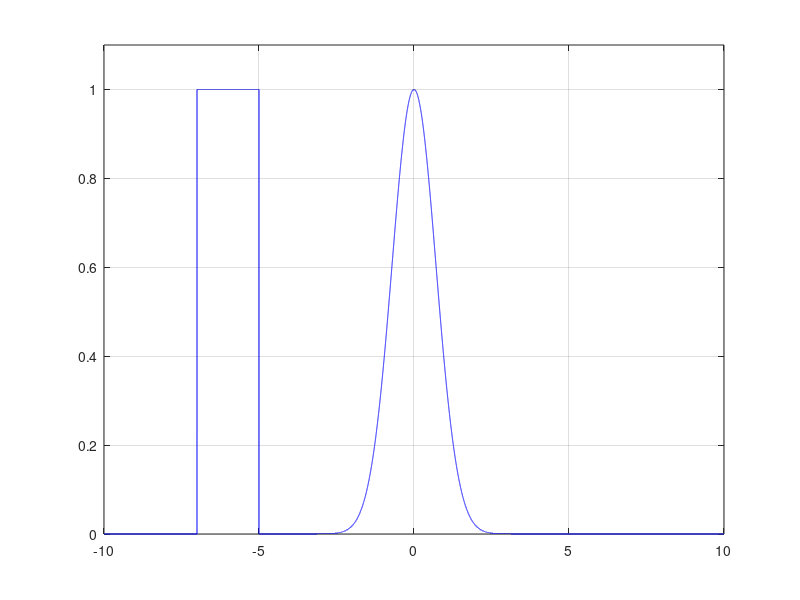

The MATLAB script that drew this image: (Note: this script raises an error after producing the figure.)
% moving_wave_vectorized_MacCormack.m

clear
close('all')

N = 50000;
u = 1;

plot_freq = 2500;
plot_switch = 1;
x_left = -10;
x_right = 10;
x_space = linspace(x_left,x_right,N);

dx = x_space(2)-x_space(1);
dt = 0.6*(dx)/u;
nu = u*dx/dt;

%Num_ts = min(1000,ceil(15/dt));
Num_ts=5000;
% set initial condition
%f = zeros(N,1);
x_space = linspace(x_left,x_right,N);

f_l = 1;
f = f_l*exp(-(x_space.*x_space));
f((x_space < -5) & (x_space > -7)) = 1;

f_tmp1 = zeros(N,1);
f_tmp = zeros(N,1);





% plot initial condition
plot(x_space,f,'-b');
axis([x_left x_right 0 1.1*f_l]);
grid on

%title('\bf{Initial Condition}');
drawnow

tic;

ind = (1:N)';
x_m = circshift(ind,1);
x_p = circshift(ind,-1);

x_m = gpuArray(x_m);
x_p = gpuArray(x_p);
f_tmp = gpuArray(f_tmp);
f = gpuArray(f);
%f_tmp1 = gpuArray(f_tmp1);

% construct my cuda kernel
k = parallel.gpu.CUDAKernel('maccormack_update.ptx','maccormack_update.cu');
% k takes arguments: f_out, f, u, dx, dt, N
TPB = 32*4;
k.ThreadBlockSize = [TPB,1,1];
k.GridSize = [ceil(N/TPB),1,1];
N = int32(N);

for ts = 1:Num_ts
    
    if(mod(ts,100)==0)
       fprintf('Executing time step number %d.\n',ts);
    end
    
    %f_tmp1 = f - (u*dt/dx).*(f(x_p)-f);
    %f_tmp = 0.5*(f + f_tmp1 - (u*dt/dx).*(f_tmp1 - f_tmp1(x_m)));
    f_tmp = feval(k,f_tmp,f,u,dx,dt,N);
    
    f = f_tmp;
    
    if(plot_switch==1)
        if(mod(ts,plot_freq)==0)
            plot(x_space,f,'-b')
            axis([x_left x_right 0 1.1*f_l]);
            grid on
            title('\bf{MacCormack Method}','FontSize',12);
            
            drawnow
        end
    end
    
end

ex_time = toc;

plot(x_space,f,'-b');
axis([x_left x_right 0 1.1*f_l]);
title('\bf{Final Condition}');
grid on
drawnow

fprintf('Execution time = %g.\n Average time per DOF*update = %g. \n',ex_time, ex_time/(N*Num_ts));